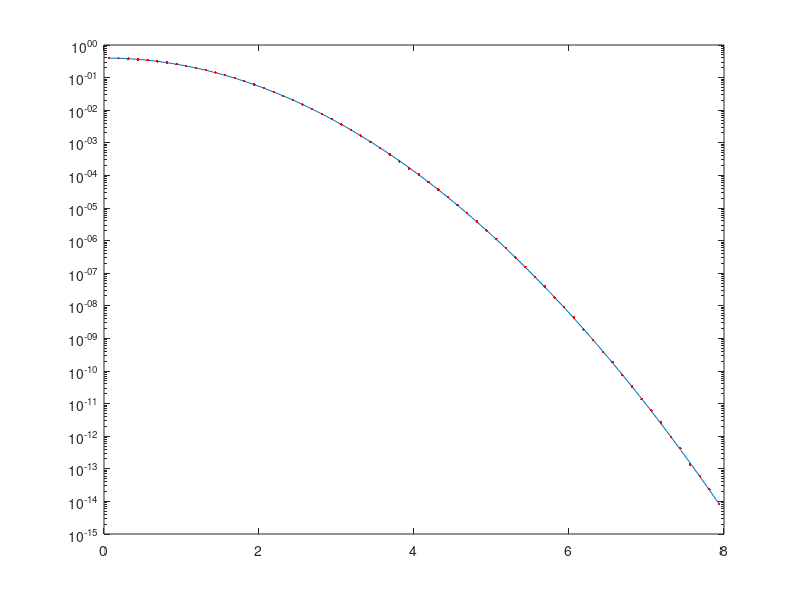

The MATLAB script that drew this image:
clear all;
close all;

t = -1:1/2^11:1;
t12_hr = -12:1/2^11:12;

updf = pdf('uniform',t,-1,1);

%Compute the PDF for n = 12 in high resolution
%High resolution PDF ensures more accuracy at the edges after convolution
pdf2 = conv(updf,updf);
pdf3 = conv(updf,pdf2);
pdf6 = conv(pdf3,pdf3);
pdf12_hr = conv(pdf6,pdf6);
pdf12_hr = pdf12_hr/max(pdf12_hr );


%Shrink the sample sile of PDF_n12 (by a factor of 32) 
ls = length(pdf12_hr);
j = 1;
for i = 17:32:ls
        t12(j) = t12_hr(i);
        pdf12(j) = pdf12_hr(i);
        j= j+1;
end


%Compute the Error in PDF_n12 by inverse gaussian equation
var12 = 12/3;
sq_var12 = sqrt(var12);
t12 = t12(end/2+1:end); %Take only positive side
pdf12 = pdf12(end/2+1:end)* 1/sqrt(2*pi * var12);%Take only positive side

xg12 = sqrt(-2 * var12 * log(sqrt(2*pi * var12) * pdf12));
ref12 =  exp(-xg12.^2/(2*var12))* (1/(sqrt(2* pi * var12)));

t12 = t12/sq_var12;
xg12= xg12/sq_var12;


err_n12 = (t12-xg12); %Error in PDF_n12


dum = zeros(1,256);
err_n12 = [err_n12 dum];
ZMA_coef12 = err_n12;


%Compute area under the curve for residual PDF
%Compute Gaussian PDF
x = 1/2^8:1/2^7:8-1/2^8;
ref = pdf('Normal',x,0,1);

ref1 = ref.*ZMA_coef12;
Area = sum(ref1*1/2^7)*2


%Compute Normalization factor after correction
NF = ((1+Area) * x)-x;

%Compute final coefficients after compensating for normalization
ZMA_coef12 = -ZMA_coef12+NF;

%Cater for the numerical inaccuracy caused on edges during convolution
ZMA_coef12(end*.46:end)= ZMA_coef12(end*.46:end)*1.059;




%Compute the change in x-axis after error compensation
pdf12 =  pdf12_hr(end/2+1:end-1);
t12 =  t12_hr(end/2+1:end-1)/2;

sz_pdf=length(pdf12);

add=zeros(1,sz_pdf);
err=zeros(1,sz_pdf);

 for i = 1:sz_pdf
    add(i) = floor(t12(i) * 128)+1;
    err(i) = ZMA_coef12(add(i));
 end

t12_corr = t12+err;



%Compute the change in y-axis (probabilities) after error compensation
%within bins of fixed distance

bins = 0:1/2^3:16;
sz_bin=length(bins);
pdf_corr= zeros(1,sz_bin);

for i = 1:sz_bin
    pdf_corr(i) = 0;
    for j = 1:(sz_pdf-1)
        if(t12_corr(j)>bins(i) && t12_corr(j)<bins(i+1))
            pdf_corr(i) = pdf_corr(i)+ pdf12(j);
        end
    end
end

bins = bins + 1/2^4;

bins = (bins(1:end/2))';
pdf_corr = (pdf_corr(1:end/2))';

%compute the residual error
ref = pdf('Normal',bins,0,1);

pdf_corr = pdf_corr/max(pdf_corr)*max(ref);
pdf12 = pdf12/max(pdf12)*max(ref);


%plots
figure;
semilogy(bins,ref);hold;
semilogy(bins, pdf_corr,'r.')

bins1 = bins(1:36);
ref1 = round(ref(1:36)*3e5);
pdf_corr1 = round(pdf_corr(1:36)*3e5);
mychi1 = (ref1-pdf_corr1).^2./ref1;
chi_value1 =sum(mychi1)

bins2 = bins(37:48);
ref2 = round(ref(37:48)*1e9);
pdf_corr2 = round(pdf_corr(37:48)*1e9);
pdf_corr2 = round(pdf_corr2 / max(pdf_corr2) * max(ref2));
mychi2 = (ref2-pdf_corr2).^2./ref2;
chi_value2 =sum(mychi2)

bins3 = bins(49:56);
ref3 = round(ref(49:56)*5.0e11);
pdf_corr3 = round(pdf_corr(49:56)*5.0e11);
pdf_corr3 = round(pdf_corr3 / max(pdf_corr3) * max(ref3));
mychi3 = (ref3-pdf_corr3).^2./ref3;
chi_value3 =sum(mychi3)

bins4 = bins(57:64);
ref4 = round(ref(57:64)*1e15);
pdf_corr4 = round(pdf_corr(57:64)*1e15);
pdf_corr4 = round(pdf_corr4 / max(pdf_corr4) * max(ref4));
mychi4 = (ref4-pdf_corr4).^2./ref4;
chi_value4 = sum(mychi4)

